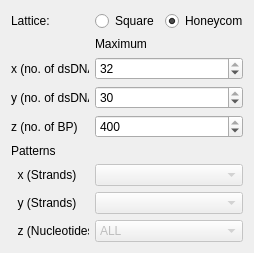
<?xml version="1.0" encoding="UTF-8"?>
<ui version="4.0">
 <class>SELatticeCreatorEditorGUIClass</class>
 <widget class="QWidget" name="SELatticeCreatorEditorGUIClass">
  <property name="geometry">
   <rect>
    <x>0</x>
    <y>0</y>
    <width>254</width>
    <height>253</height>
   </rect>
  </property>
  <property name="minimumSize">
   <size>
    <width>250</width>
    <height>170</height>
   </size>
  </property>
  <property name="windowTitle">
   <string/>
  </property>
  <layout class="QVBoxLayout" name="verticalLayout">
   <item>
    <layout class="QGridLayout" name="gridLayout">
     <item row="9" column="0">
      <widget class="QLabel" name="label_3">
       <property name="text">
        <string>  y (Strands)</string>
       </property>
      </widget>
     </item>
     <item row="7" column="0">
      <widget class="QLabel" name="label">
       <property name="text">
        <string>Patterns</string>
       </property>
      </widget>
     </item>
     <item row="4" column="0">
      <widget class="QLabel" name="label_5">
       <property name="text">
        <string>x (no. of dsDNA)</string>
       </property>
      </widget>
     </item>
     <item row="8" column="0">
      <widget class="QLabel" name="label_2">
       <property name="text">
        <string>  x (Strands)</string>
       </property>
      </widget>
     </item>
     <item row="10" column="0">
      <widget class="QLabel" name="label_4">
       <property name="text">
        <string>  z (Nucleotides)</string>
       </property>
      </widget>
     </item>
     <item row="6" column="0">
      <widget class="QLabel" name="label_7">
       <property name="text">
        <string>z (no. of BP)</string>
       </property>
      </widget>
     </item>
     <item row="5" column="0">
      <widget class="QLabel" name="label_6">
       <property name="text">
        <string>y (no. of dsDNA)</string>
       </property>
      </widget>
     </item>
     <item row="1" column="0" rowspan="2">
      <widget class="QLabel" name="label_9">
       <property name="text">
        <string>Lattice:</string>
       </property>
      </widget>
     </item>
     <item row="1" column="1" rowspan="2">
      <widget class="QRadioButton" name="radioButtonSquareLattice">
       <property name="text">
        <string>Square</string>
       </property>
      </widget>
     </item>
     <item row="1" column="2" rowspan="2">
      <widget class="QRadioButton" name="radioButtonHoneycombLattice">
       <property name="text">
        <string>Honeycomb</string>
       </property>
       <property name="checked">
        <bool>true</bool>
       </property>
      </widget>
     </item>
     <item row="3" column="1" colspan="2">
      <widget class="QLabel" name="label_8">
       <property name="text">
        <string>Maximum</string>
       </property>
      </widget>
     </item>
     <item row="5" column="1" colspan="2">
      <widget class="QSpinBox" name="spbMaxYds">
       <property name="maximum">
        <number>30</number>
       </property>
       <property name="value">
        <number>30</number>
       </property>
      </widget>
     </item>
     <item row="4" column="1" colspan="2">
      <widget class="QSpinBox" name="spbMaxXds">
       <property name="maximum">
        <number>32</number>
       </property>
       <property name="value">
        <number>32</number>
       </property>
      </widget>
     </item>
     <item row="6" column="1" colspan="2">
      <widget class="QSpinBox" name="spbMaxZBps">
       <property name="maximum">
        <number>400</number>
       </property>
       <property name="value">
        <number>400</number>
       </property>
      </widget>
     </item>
     <item row="8" column="1" colspan="2">
      <widget class="QComboBox" name="comboBox">
       <property name="enabled">
        <bool>false</bool>
       </property>
      </widget>
     </item>
     <item row="9" column="1" colspan="2">
      <widget class="QComboBox" name="comboBox_2">
       <property name="enabled">
        <bool>false</bool>
       </property>
      </widget>
     </item>
     <item row="10" column="1" colspan="2">
      <widget class="QComboBox" name="cbbZPattern">
       <property name="enabled">
        <bool>false</bool>
       </property>
       <item>
        <property name="text">
         <string>ALL</string>
        </property>
       </item>
       <item>
        <property name="text">
         <string>Triangle</string>
        </property>
       </item>
       <item>
        <property name="text">
         <string>Circle</string>
        </property>
       </item>
      </widget>
     </item>
    </layout>
   </item>
  </layout>
 </widget>
 <resources/>
 <connections>
  <connection>
   <sender>radioButtonHoneycombLattice</sender>
   <signal>clicked()</signal>
   <receiver>SELatticeCreatorEditorGUIClass</receiver>
   <slot>setHoneycomb()</slot>
   <hints>
    <hint type="sourcelabel">
     <x>114</x>
     <y>56</y>
    </hint>
    <hint type="destinationlabel">
     <x>296</x>
     <y>60</y>
    </hint>
   </hints>
  </connection>
  <connection>
   <sender>radioButtonSquareLattice</sender>
   <signal>clicked()</signal>
   <receiver>SELatticeCreatorEditorGUIClass</receiver>
   <slot>setSquare()</slot>
   <hints>
    <hint type="sourcelabel">
     <x>84</x>
     <y>29</y>
    </hint>
    <hint type="destinationlabel">
     <x>296</x>
     <y>87</y>
    </hint>
   </hints>
  </connection>
  <connection>
   <sender>cbbZPattern</sender>
   <signal>currentIndexChanged(int)</signal>
   <receiver>SELatticeCreatorEditorGUIClass</receiver>
   <slot>onZPatternChanged(int)</slot>
   <hints>
    <hint type="sourcelabel">
     <x>288</x>
     <y>280</y>
    </hint>
    <hint type="destinationlabel">
     <x>296</x>
     <y>177</y>
    </hint>
   </hints>
  </connection>
  <connection>
   <sender>spbMaxXds</sender>
   <signal>valueChanged(int)</signal>
   <receiver>SELatticeCreatorEditorGUIClass</receiver>
   <slot>onMaxXdsChanged(int)</slot>
   <hints>
    <hint type="sourcelabel">
     <x>182</x>
     <y>97</y>
    </hint>
    <hint type="destinationlabel">
     <x>318</x>
     <y>143</y>
    </hint>
   </hints>
  </connection>
  <connection>
   <sender>spbMaxYds</sender>
   <signal>valueChanged(int)</signal>
   <receiver>SELatticeCreatorEditorGUIClass</receiver>
   <slot>onMaxYdsChanged(int)</slot>
   <hints>
    <hint type="sourcelabel">
     <x>171</x>
     <y>130</y>
    </hint>
    <hint type="destinationlabel">
     <x>328</x>
     <y>186</y>
    </hint>
   </hints>
  </connection>
  <connection>
   <sender>spbMaxZBps</sender>
   <signal>valueChanged(int)</signal>
   <receiver>SELatticeCreatorEditorGUIClass</receiver>
   <slot>onMaxZBpsChanged(int)</slot>
   <hints>
    <hint type="sourcelabel">
     <x>242</x>
     <y>159</y>
    </hint>
    <hint type="destinationlabel">
     <x>330</x>
     <y>214</y>
    </hint>
   </hints>
  </connection>
 </connections>
 <slots>
  <slot>setHoneycomb()</slot>
  <slot>setSquare()</slot>
  <slot>onZPatternChanged(int)</slot>
  <slot>onXPatternChanged(int)</slot>
  <slot>onYPatternChanged(int)</slot>
  <slot>onMaxXdsChanged(int)</slot>
  <slot>onMaxYdsChanged(int)</slot>
  <slot>onMaxZBpsChanged(int)</slot>
 </slots>
</ui>
